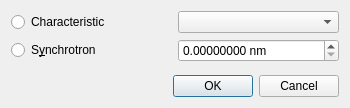
<?xml version="1.0" encoding="UTF-8"?>
<ui version="4.0">
 <class>WavelengthSelectDialog</class>
 <widget class="QDialog" name="WavelengthSelectDialog">
  <property name="geometry">
   <rect>
    <x>0</x>
    <y>0</y>
    <width>350</width>
    <height>108</height>
   </rect>
  </property>
  <property name="windowTitle">
   <string>Set Wavelength</string>
  </property>
  <layout class="QVBoxLayout" name="verticalLayout">
   <item>
    <layout class="QGridLayout" name="gridLayout">
     <item row="0" column="0">
      <widget class="QRadioButton" name="radioButtonCharacteristic">
       <property name="text">
        <string>Characteristic</string>
       </property>
      </widget>
     </item>
     <item row="0" column="1">
      <widget class="WaveLengthComboBox" name="comboBoxCharacteristic"/>
     </item>
     <item row="1" column="0">
      <widget class="QRadioButton" name="radioButtonSynchrotron">
       <property name="text">
        <string>S&amp;ynchrotron</string>
       </property>
      </widget>
     </item>
     <item row="1" column="1">
      <widget class="QDoubleSpinBox" name="doubleSpinBoxSynchrotron">
       <property name="suffix">
        <string> nm</string>
       </property>
       <property name="decimals">
        <number>8</number>
       </property>
      </widget>
     </item>
    </layout>
   </item>
   <item>
    <spacer name="verticalSpacer">
     <property name="orientation">
      <enum>Qt::Vertical</enum>
     </property>
     <property name="sizeHint" stdset="0">
      <size>
       <width>20</width>
       <height>40</height>
      </size>
     </property>
    </spacer>
   </item>
   <item>
    <widget class="QDialogButtonBox" name="buttonBox">
     <property name="orientation">
      <enum>Qt::Horizontal</enum>
     </property>
     <property name="standardButtons">
      <set>QDialogButtonBox::Cancel|QDialogButtonBox::Ok</set>
     </property>
    </widget>
   </item>
  </layout>
 </widget>
 <customwidgets>
  <customwidget>
   <class>WaveLengthComboBox</class>
   <extends>QComboBox</extends>
   <header>wavelengthcombobox.h</header>
  </customwidget>
 </customwidgets>
 <resources/>
 <connections>
  <connection>
   <sender>buttonBox</sender>
   <signal>accepted()</signal>
   <receiver>WavelengthSelectDialog</receiver>
   <slot>accept()</slot>
   <hints>
    <hint type="sourcelabel">
     <x>227</x>
     <y>168</y>
    </hint>
    <hint type="destinationlabel">
     <x>157</x>
     <y>186</y>
    </hint>
   </hints>
  </connection>
  <connection>
   <sender>buttonBox</sender>
   <signal>rejected()</signal>
   <receiver>WavelengthSelectDialog</receiver>
   <slot>reject()</slot>
   <hints>
    <hint type="sourcelabel">
     <x>295</x>
     <y>174</y>
    </hint>
    <hint type="destinationlabel">
     <x>286</x>
     <y>186</y>
    </hint>
   </hints>
  </connection>
  <connection>
   <sender>radioButtonSynchrotron</sender>
   <signal>toggled(bool)</signal>
   <receiver>doubleSpinBoxSynchrotron</receiver>
   <slot>setEnabled(bool)</slot>
   <hints>
    <hint type="sourcelabel">
     <x>136</x>
     <y>53</y>
    </hint>
    <hint type="destinationlabel">
     <x>236</x>
     <y>53</y>
    </hint>
   </hints>
  </connection>
  <connection>
   <sender>radioButtonCharacteristic</sender>
   <signal>toggled(bool)</signal>
   <receiver>comboBoxCharacteristic</receiver>
   <slot>setEnabled(bool)</slot>
   <hints>
    <hint type="sourcelabel">
     <x>90</x>
     <y>19</y>
    </hint>
    <hint type="destinationlabel">
     <x>215</x>
     <y>20</y>
    </hint>
   </hints>
  </connection>
 </connections>
</ui>
